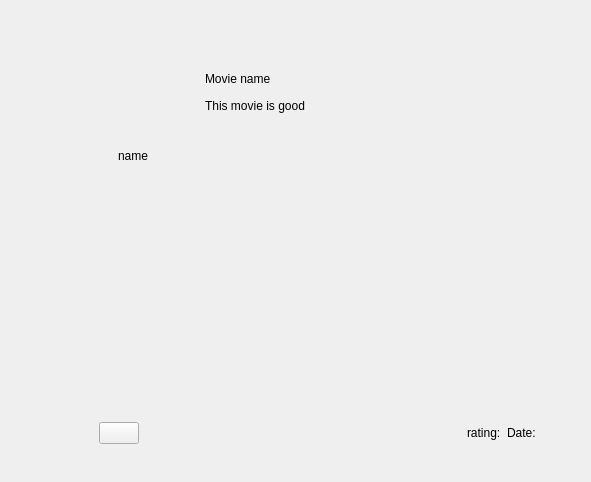
<?xml version="1.0" encoding="UTF-8"?>
<ui version="4.0">
 <class>likepage</class>
 <widget class="QWidget" name="likepage">
  <property name="geometry">
   <rect>
    <x>0</x>
    <y>0</y>
    <width>591</width>
    <height>482</height>
   </rect>
  </property>
  <property name="windowTitle">
   <string>Form</string>
  </property>
  <widget class="QWidget" name="widget_6" native="true">
   <property name="geometry">
    <rect>
     <x>90</x>
     <y>60</y>
     <width>455</width>
     <height>398</height>
    </rect>
   </property>
   <layout class="QVBoxLayout" name="verticalLayout_7">
    <item>
     <widget class="QWidget" name="widget_3" native="true">
      <property name="maximumSize">
       <size>
        <width>16777215</width>
        <height>158</height>
       </size>
      </property>
      <layout class="QHBoxLayout" name="horizontalLayout_3">
       <item>
        <widget class="QWidget" name="widget" native="true">
         <property name="maximumSize">
          <size>
           <width>100</width>
           <height>100</height>
          </size>
         </property>
         <layout class="QVBoxLayout" name="verticalLayout_8">
          <item>
           <widget class="QLabel" name="label_16">
            <property name="minimumSize">
             <size>
              <width>50</width>
              <height>50</height>
             </size>
            </property>
            <property name="maximumSize">
             <size>
              <width>50</width>
              <height>50</height>
             </size>
            </property>
            <property name="autoFillBackground">
             <bool>false</bool>
            </property>
            <property name="text">
             <string/>
            </property>
            <property name="textFormat">
             <enum>Qt::PlainText</enum>
            </property>
            <property name="pixmap">
             <pixmap resource="resource.qrc">:/icons/icons/icon.png</pixmap>
            </property>
            <property name="scaledContents">
             <bool>true</bool>
            </property>
            <property name="alignment">
             <set>Qt::AlignBottom|Qt::AlignHCenter</set>
            </property>
           </widget>
          </item>
          <item>
           <widget class="QLabel" name="label_17">
            <property name="maximumSize">
             <size>
              <width>50</width>
              <height>50</height>
             </size>
            </property>
            <property name="text">
             <string>name</string>
            </property>
            <property name="alignment">
             <set>Qt::AlignCenter</set>
            </property>
           </widget>
          </item>
         </layout>
        </widget>
       </item>
       <item>
        <widget class="QWidget" name="widget_2" native="true">
         <layout class="QVBoxLayout" name="verticalLayout_10">
          <property name="spacing">
           <number>10</number>
          </property>
          <property name="leftMargin">
           <number>0</number>
          </property>
          <property name="topMargin">
           <number>0</number>
          </property>
          <property name="rightMargin">
           <number>0</number>
          </property>
          <item>
           <widget class="QLabel" name="label_18">
            <property name="maximumSize">
             <size>
              <width>16777215</width>
              <height>20</height>
             </size>
            </property>
            <property name="text">
             <string>Movie name</string>
            </property>
           </widget>
          </item>
          <item>
           <widget class="QLabel" name="label_19">
            <property name="text">
             <string>This movie is good</string>
            </property>
            <property name="alignment">
             <set>Qt::AlignLeading|Qt::AlignLeft|Qt::AlignTop</set>
            </property>
            <property name="wordWrap">
             <bool>true</bool>
            </property>
           </widget>
          </item>
         </layout>
        </widget>
       </item>
      </layout>
     </widget>
    </item>
    <item>
     <widget class="QWidget" name="widget_4" native="true">
      <property name="minimumSize">
       <size>
        <width>200</width>
        <height>200</height>
       </size>
      </property>
      <layout class="QHBoxLayout" name="horizontalLayout_4">
       <item>
        <spacer name="horizontalSpacer_4">
         <property name="orientation">
          <enum>Qt::Horizontal</enum>
         </property>
         <property name="sizeType">
          <enum>QSizePolicy::Fixed</enum>
         </property>
         <property name="sizeHint" stdset="0">
          <size>
           <width>120</width>
           <height>20</height>
          </size>
         </property>
        </spacer>
       </item>
       <item>
        <widget class="QLabel" name="label_20">
         <property name="minimumSize">
          <size>
           <width>0</width>
           <height>0</height>
          </size>
         </property>
         <property name="text">
          <string/>
         </property>
         <property name="pixmap">
          <pixmap resource="resource.qrc">:/images/images/sb.png</pixmap>
         </property>
         <property name="scaledContents">
          <bool>true</bool>
         </property>
        </widget>
       </item>
      </layout>
     </widget>
    </item>
    <item>
     <widget class="QWidget" name="widget_5" native="true">
      <property name="minimumSize">
       <size>
        <width>50</width>
        <height>0</height>
       </size>
      </property>
      <property name="maximumSize">
       <size>
        <width>16777215</width>
        <height>50</height>
       </size>
      </property>
      <layout class="QHBoxLayout" name="horizontalLayout_5">
       <item>
        <widget class="QPushButton" name="pushButton">
         <property name="styleSheet">
          <string notr="true">border:none
#pushbutton:pressed{
background-color:red}</string>
         </property>
         <property name="text">
          <string/>
         </property>
         <property name="icon">
          <iconset resource="resource.qrc">
           <normaloff>:/icons/icons/like.png</normaloff>:/icons/icons/like.png</iconset>
         </property>
        </widget>
       </item>
       <item>
        <spacer name="horizontalSpacer_3">
         <property name="orientation">
          <enum>Qt::Horizontal</enum>
         </property>
         <property name="sizeHint" stdset="0">
          <size>
           <width>40</width>
           <height>20</height>
          </size>
         </property>
        </spacer>
       </item>
       <item>
        <widget class="QLabel" name="label_27">
         <property name="text">
          <string>rating:</string>
         </property>
        </widget>
       </item>
       <item>
        <widget class="QLabel" name="label_28">
         <property name="text">
          <string>Date:</string>
         </property>
        </widget>
       </item>
      </layout>
     </widget>
    </item>
   </layout>
  </widget>
 </widget>
 <resources>
  <include location="resource.qrc"/>
 </resources>
 <connections/>
</ui>
